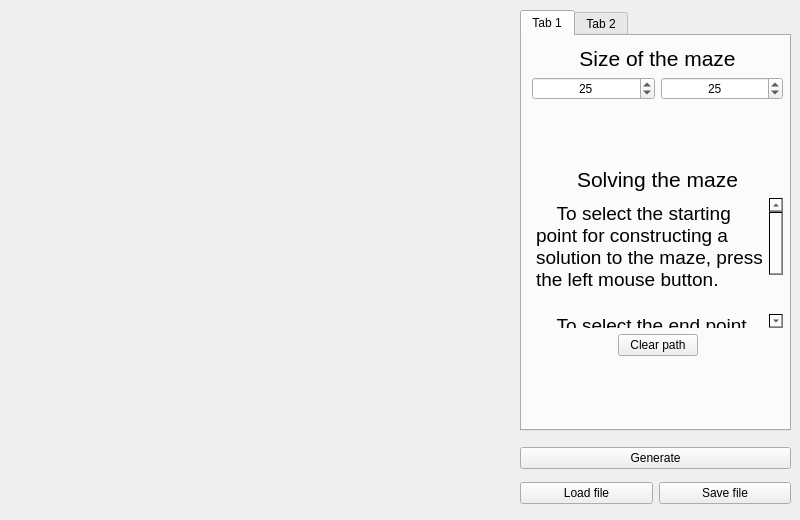
<?xml version="1.0" encoding="UTF-8"?>
<ui version="4.0">
 <class>View</class>
 <widget class="QMainWindow" name="View">
  <property name="geometry">
   <rect>
    <x>0</x>
    <y>0</y>
    <width>800</width>
    <height>520</height>
   </rect>
  </property>
  <property name="sizePolicy">
   <sizepolicy hsizetype="Fixed" vsizetype="Fixed">
    <horstretch>0</horstretch>
    <verstretch>0</verstretch>
   </sizepolicy>
  </property>
  <property name="minimumSize">
   <size>
    <width>800</width>
    <height>520</height>
   </size>
  </property>
  <property name="maximumSize">
   <size>
    <width>800</width>
    <height>520</height>
   </size>
  </property>
  <property name="windowTitle">
   <string>View</string>
  </property>
  <widget class="QWidget" name="centralwidget">
   <property name="sizePolicy">
    <sizepolicy hsizetype="Fixed" vsizetype="Fixed">
     <horstretch>0</horstretch>
     <verstretch>0</verstretch>
    </sizepolicy>
   </property>
   <widget class="QWidget" name="verticalLayoutWidget">
    <property name="geometry">
     <rect>
      <x>520</x>
      <y>10</y>
      <width>271</width>
      <height>421</height>
     </rect>
    </property>
    <layout class="QVBoxLayout" name="verticalLayout">
     <item>
      <widget class="QTabWidget" name="tabWidget">
       <property name="focusPolicy">
        <enum>Qt::WheelFocus</enum>
       </property>
       <property name="currentIndex">
        <number>0</number>
       </property>
       <widget class="QWidget" name="tab">
        <attribute name="title">
         <string>Tab 1</string>
        </attribute>
        <widget class="QWidget" name="verticalLayoutWidget_5">
         <property name="geometry">
          <rect>
           <x>10</x>
           <y>10</y>
           <width>251</width>
           <height>371</height>
          </rect>
         </property>
         <layout class="QVBoxLayout" name="verticalLayout_6">
          <item>
           <layout class="QVBoxLayout" name="verticalLayout_7">
            <item>
             <widget class="QLabel" name="label_8">
              <property name="font">
               <font>
                <pointsize>16</pointsize>
               </font>
              </property>
              <property name="frameShadow">
               <enum>QFrame::Plain</enum>
              </property>
              <property name="lineWidth">
               <number>1</number>
              </property>
              <property name="text">
               <string>Size of the maze</string>
              </property>
              <property name="alignment">
               <set>Qt::AlignCenter</set>
              </property>
             </widget>
            </item>
            <item>
             <layout class="QHBoxLayout" name="horizontalLayout_9">
              <item>
               <widget class="QSpinBox" name="lengthSpinBoxMaze">
                <property name="focusPolicy">
                 <enum>Qt::WheelFocus</enum>
                </property>
                <property name="alignment">
                 <set>Qt::AlignCenter</set>
                </property>
                <property name="minimum">
                 <number>1</number>
                </property>
                <property name="maximum">
                 <number>50</number>
                </property>
                <property name="value">
                 <number>25</number>
                </property>
               </widget>
              </item>
              <item>
               <widget class="QSpinBox" name="widthSpinBoxMaze">
                <property name="focusPolicy">
                 <enum>Qt::WheelFocus</enum>
                </property>
                <property name="alignment">
                 <set>Qt::AlignCenter</set>
                </property>
                <property name="minimum">
                 <number>1</number>
                </property>
                <property name="maximum">
                 <number>50</number>
                </property>
                <property name="singleStep">
                 <number>1</number>
                </property>
                <property name="value">
                 <number>25</number>
                </property>
               </widget>
              </item>
             </layout>
            </item>
           </layout>
          </item>
          <item>
           <spacer name="verticalSpacer_9">
            <property name="orientation">
             <enum>Qt::Vertical</enum>
            </property>
            <property name="sizeHint" stdset="0">
             <size>
              <width>20</width>
              <height>40</height>
             </size>
            </property>
           </spacer>
          </item>
          <item>
           <layout class="QVBoxLayout" name="verticalLayout_9">
            <item>
             <widget class="QLabel" name="label_9">
              <property name="font">
               <font>
                <pointsize>16</pointsize>
               </font>
              </property>
              <property name="frameShadow">
               <enum>QFrame::Plain</enum>
              </property>
              <property name="lineWidth">
               <number>1</number>
              </property>
              <property name="text">
               <string>Solving the maze</string>
              </property>
              <property name="alignment">
               <set>Qt::AlignCenter</set>
              </property>
             </widget>
            </item>
            <item>
             <widget class="QTextBrowser" name="textBrowser">
              <property name="maximumSize">
               <size>
                <width>16777215</width>
                <height>130</height>
               </size>
              </property>
              <property name="styleSheet">
               <string notr="true">background: qradialgradient(spread:pad, cx:0.5, cy:0.5, radius:0.5, fx:0.5, fy:0.5, stop:0 rgba(0, 0, 0, 0), stop:0.52 rgba(0, 0, 0, 0), stop:1 rgba(0, 0, 0, 0))</string>
              </property>
              <property name="frameShape">
               <enum>QFrame::NoFrame</enum>
              </property>
              <property name="html">
               <string>&lt;!DOCTYPE HTML PUBLIC &quot;-//W3C//DTD HTML 4.0//EN&quot; &quot;http://www.w3.org/TR/REC-html40/strict.dtd&quot;&gt;
&lt;html&gt;&lt;head&gt;&lt;meta name=&quot;qrichtext&quot; content=&quot;1&quot; /&gt;&lt;meta charset=&quot;utf-8&quot; /&gt;&lt;style type=&quot;text/css&quot;&gt;
p, li { white-space: pre-wrap; }
&lt;/style&gt;&lt;/head&gt;&lt;body style=&quot; font-family:'.AppleSystemUIFont'; font-size:13pt; font-weight:400; font-style:normal;&quot;&gt;
&lt;p style=&quot; margin-top:0px; margin-bottom:0px; margin-left:0px; margin-right:0px; -qt-block-indent:0; text-indent:0px;&quot;&gt;&lt;span style=&quot; font-size:14pt; font-weight:300;&quot;&gt;    To select the starting point for constructing a solution to the maze, press the left mouse button.&lt;/span&gt;&lt;/p&gt;
&lt;p style=&quot;-qt-paragraph-type:empty; margin-top:0px; margin-bottom:0px; margin-left:0px; margin-right:0px; -qt-block-indent:0; text-indent:0px; font-size:14pt; font-weight:300;&quot;&gt;&lt;br /&gt;&lt;/p&gt;
&lt;p style=&quot; margin-top:0px; margin-bottom:0px; margin-left:0px; margin-right:0px; -qt-block-indent:0; text-indent:0px;&quot;&gt;&lt;span style=&quot; font-size:14pt; font-weight:300;&quot;&gt;    To select the end point for constructing a solution to the maze, press the right mouse button.&lt;/span&gt;&lt;/p&gt;&lt;/body&gt;&lt;/html&gt;</string>
              </property>
             </widget>
            </item>
            <item>
             <layout class="QHBoxLayout" name="horizontalLayout_10">
              <item>
               <spacer name="horizontalSpacer">
                <property name="orientation">
                 <enum>Qt::Horizontal</enum>
                </property>
                <property name="sizeHint" stdset="0">
                 <size>
                  <width>40</width>
                  <height>20</height>
                 </size>
                </property>
               </spacer>
              </item>
              <item>
               <widget class="QPushButton" name="clearPathButton">
                <property name="text">
                 <string>Clear path</string>
                </property>
               </widget>
              </item>
              <item>
               <spacer name="horizontalSpacer_2">
                <property name="orientation">
                 <enum>Qt::Horizontal</enum>
                </property>
                <property name="sizeHint" stdset="0">
                 <size>
                  <width>40</width>
                  <height>20</height>
                 </size>
                </property>
               </spacer>
              </item>
             </layout>
            </item>
           </layout>
          </item>
          <item>
           <spacer name="verticalSpacer_10">
            <property name="orientation">
             <enum>Qt::Vertical</enum>
            </property>
            <property name="sizeHint" stdset="0">
             <size>
              <width>20</width>
              <height>40</height>
             </size>
            </property>
           </spacer>
          </item>
         </layout>
        </widget>
       </widget>
       <widget class="QWidget" name="tab_2">
        <attribute name="title">
         <string>Tab 2</string>
        </attribute>
        <widget class="QWidget" name="verticalLayoutWidget_4">
         <property name="geometry">
          <rect>
           <x>10</x>
           <y>10</y>
           <width>251</width>
           <height>371</height>
          </rect>
         </property>
         <layout class="QVBoxLayout" name="verticalLayout_4">
          <item>
           <layout class="QVBoxLayout" name="verticalLayout_2">
            <item>
             <widget class="QLabel" name="label_6">
              <property name="font">
               <font>
                <pointsize>16</pointsize>
               </font>
              </property>
              <property name="frameShadow">
               <enum>QFrame::Plain</enum>
              </property>
              <property name="lineWidth">
               <number>1</number>
              </property>
              <property name="text">
               <string>Size of the cave</string>
              </property>
              <property name="alignment">
               <set>Qt::AlignCenter</set>
              </property>
             </widget>
            </item>
            <item>
             <layout class="QHBoxLayout" name="horizontalLayout_2">
              <item>
               <widget class="QSpinBox" name="lengthSpinBoxCave">
                <property name="alignment">
                 <set>Qt::AlignCenter</set>
                </property>
                <property name="minimum">
                 <number>1</number>
                </property>
                <property name="maximum">
                 <number>50</number>
                </property>
                <property name="value">
                 <number>25</number>
                </property>
               </widget>
              </item>
              <item>
               <widget class="QSpinBox" name="widthSpinBoxCave">
                <property name="alignment">
                 <set>Qt::AlignCenter</set>
                </property>
                <property name="minimum">
                 <number>1</number>
                </property>
                <property name="maximum">
                 <number>50</number>
                </property>
                <property name="singleStep">
                 <number>1</number>
                </property>
                <property name="value">
                 <number>25</number>
                </property>
               </widget>
              </item>
             </layout>
            </item>
           </layout>
          </item>
          <item>
           <spacer name="verticalSpacer_7">
            <property name="orientation">
             <enum>Qt::Vertical</enum>
            </property>
            <property name="sizeHint" stdset="0">
             <size>
              <width>20</width>
              <height>40</height>
             </size>
            </property>
           </spacer>
          </item>
          <item>
           <layout class="QVBoxLayout" name="verticalLayout_3">
            <item>
             <widget class="QLabel" name="label_3">
              <property name="font">
               <font>
                <pointsize>16</pointsize>
               </font>
              </property>
              <property name="text">
               <string>Set birth and death limits</string>
              </property>
              <property name="alignment">
               <set>Qt::AlignCenter</set>
              </property>
             </widget>
            </item>
            <item>
             <layout class="QHBoxLayout" name="horizontalLayout_4">
              <item>
               <widget class="QLabel" name="label">
                <property name="text">
                 <string>Birth limit:</string>
                </property>
               </widget>
              </item>
              <item>
               <widget class="QSpinBox" name="birthLimitSpinBox">
                <property name="alignment">
                 <set>Qt::AlignCenter</set>
                </property>
                <property name="minimum">
                 <number>0</number>
                </property>
                <property name="maximum">
                 <number>7</number>
                </property>
                <property name="value">
                 <number>4</number>
                </property>
               </widget>
              </item>
             </layout>
            </item>
            <item>
             <layout class="QHBoxLayout" name="horizontalLayout_5">
              <item>
               <widget class="QLabel" name="label_2">
                <property name="text">
                 <string>Death limit:</string>
                </property>
               </widget>
              </item>
              <item>
               <widget class="QSpinBox" name="deadLimitSpinBox">
                <property name="alignment">
                 <set>Qt::AlignCenter</set>
                </property>
                <property name="minimum">
                 <number>0</number>
                </property>
                <property name="maximum">
                 <number>7</number>
                </property>
                <property name="value">
                 <number>3</number>
                </property>
               </widget>
              </item>
             </layout>
            </item>
           </layout>
          </item>
          <item>
           <spacer name="verticalSpacer_8">
            <property name="orientation">
             <enum>Qt::Vertical</enum>
            </property>
            <property name="sizeHint" stdset="0">
             <size>
              <width>20</width>
              <height>40</height>
             </size>
            </property>
           </spacer>
          </item>
          <item>
           <layout class="QVBoxLayout" name="verticalLayout_5">
            <item>
             <widget class="QLabel" name="label_7">
              <property name="font">
               <font>
                <pointsize>16</pointsize>
               </font>
              </property>
              <property name="text">
               <string>Step-by-step mode</string>
              </property>
              <property name="alignment">
               <set>Qt::AlignCenter</set>
              </property>
             </widget>
            </item>
            <item>
             <layout class="QHBoxLayout" name="horizontalLayout_7">
              <item>
               <widget class="QLabel" name="label_5">
                <property name="text">
                 <string>Initialization chance, %:</string>
                </property>
               </widget>
              </item>
              <item>
               <widget class="QDoubleSpinBox" name="chanceSpinBox">
                <property name="alignment">
                 <set>Qt::AlignCenter</set>
                </property>
                <property name="minimum">
                 <double>0.010000000000000</double>
                </property>
                <property name="value">
                 <double>50.000000000000000</double>
                </property>
               </widget>
              </item>
             </layout>
            </item>
            <item>
             <layout class="QHBoxLayout" name="horizontalLayout_6">
              <item>
               <widget class="QLabel" name="label_4">
                <property name="text">
                 <string>Frequency of 1 step, ms:</string>
                </property>
               </widget>
              </item>
              <item>
               <widget class="QSpinBox" name="delaySpinBox">
                <property name="alignment">
                 <set>Qt::AlignCenter</set>
                </property>
                <property name="minimum">
                 <number>1</number>
                </property>
                <property name="maximum">
                 <number>5000</number>
                </property>
                <property name="value">
                 <number>100</number>
                </property>
               </widget>
              </item>
             </layout>
            </item>
            <item>
             <layout class="QHBoxLayout" name="horizontalLayout_8">
              <item>
               <layout class="QHBoxLayout" name="horizontalLayout_3">
                <item>
                 <widget class="QPushButton" name="nextStepButton">
                  <property name="text">
                   <string>Next step</string>
                  </property>
                 </widget>
                </item>
                <item>
                 <widget class="QPushButton" name="autoButton">
                  <property name="text">
                   <string>Auto</string>
                  </property>
                 </widget>
                </item>
               </layout>
              </item>
              <item>
               <widget class="QPushButton" name="stopButton">
                <property name="text">
                 <string>Stop</string>
                </property>
               </widget>
              </item>
             </layout>
            </item>
           </layout>
          </item>
         </layout>
        </widget>
       </widget>
      </widget>
     </item>
    </layout>
   </widget>
   <widget class="QWidget" name="verticalLayoutWidget_2">
    <property name="geometry">
     <rect>
      <x>520</x>
      <y>440</y>
      <width>271</width>
      <height>71</height>
     </rect>
    </property>
    <layout class="QVBoxLayout" name="verticalLayout_8">
     <item>
      <widget class="QPushButton" name="generateButton">
       <property name="text">
        <string>Generate</string>
       </property>
      </widget>
     </item>
     <item>
      <layout class="QHBoxLayout" name="horizontalLayout">
       <item>
        <widget class="QPushButton" name="loadFileButton">
         <property name="text">
          <string>Load file</string>
         </property>
        </widget>
       </item>
       <item>
        <widget class="QPushButton" name="saveFileButton">
         <property name="text">
          <string>Save file</string>
         </property>
        </widget>
       </item>
      </layout>
     </item>
    </layout>
   </widget>
  </widget>
 </widget>
 <resources/>
 <connections/>
</ui>
